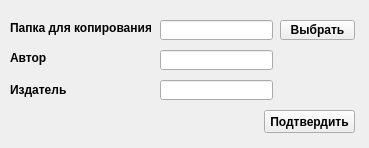
<?xml version="1.0" encoding="UTF-8"?>
<ui version="4.0">
 <class>DialogAddDir</class>
 <widget class="QWidget" name="DialogAddDir">
  <property name="geometry">
   <rect>
    <x>0</x>
    <y>0</y>
    <width>369</width>
    <height>148</height>
   </rect>
  </property>
  <property name="windowTitle">
   <string>Добавить новую мангу</string>
  </property>
  <widget class="QLineEdit" name="lineEdit">
   <property name="geometry">
    <rect>
     <x>160</x>
     <y>20</y>
     <width>113</width>
     <height>20</height>
    </rect>
   </property>
  </widget>
  <widget class="QLabel" name="label">
   <property name="geometry">
    <rect>
     <x>10</x>
     <y>20</y>
     <width>141</width>
     <height>16</height>
    </rect>
   </property>
   <property name="font">
    <font>
     <weight>75</weight>
     <bold>true</bold>
    </font>
   </property>
   <property name="text">
    <string>Папка для копирования</string>
   </property>
  </widget>
  <widget class="QPushButton" name="pushButton">
   <property name="geometry">
    <rect>
     <x>280</x>
     <y>20</y>
     <width>75</width>
     <height>20</height>
    </rect>
   </property>
   <property name="font">
    <font>
     <weight>75</weight>
     <bold>true</bold>
    </font>
   </property>
   <property name="text">
    <string>Выбрать</string>
   </property>
  </widget>
  <widget class="QPushButton" name="pushButton_2">
   <property name="geometry">
    <rect>
     <x>264</x>
     <y>110</y>
     <width>91</width>
     <height>23</height>
    </rect>
   </property>
   <property name="font">
    <font>
     <weight>75</weight>
     <bold>true</bold>
    </font>
   </property>
   <property name="text">
    <string>Подтвердить</string>
   </property>
  </widget>
  <widget class="QLabel" name="label_2">
   <property name="geometry">
    <rect>
     <x>10</x>
     <y>50</y>
     <width>61</width>
     <height>16</height>
    </rect>
   </property>
   <property name="font">
    <font>
     <weight>75</weight>
     <bold>true</bold>
    </font>
   </property>
   <property name="text">
    <string>Автор</string>
   </property>
  </widget>
  <widget class="QLabel" name="label_3">
   <property name="geometry">
    <rect>
     <x>10</x>
     <y>80</y>
     <width>71</width>
     <height>20</height>
    </rect>
   </property>
   <property name="font">
    <font>
     <weight>75</weight>
     <bold>true</bold>
    </font>
   </property>
   <property name="text">
    <string>Издатель</string>
   </property>
  </widget>
  <widget class="QLineEdit" name="author_edit">
   <property name="geometry">
    <rect>
     <x>160</x>
     <y>50</y>
     <width>113</width>
     <height>20</height>
    </rect>
   </property>
  </widget>
  <widget class="QLineEdit" name="prod_edit">
   <property name="geometry">
    <rect>
     <x>160</x>
     <y>80</y>
     <width>113</width>
     <height>20</height>
    </rect>
   </property>
  </widget>
 </widget>
 <resources/>
 <connections/>
</ui>
